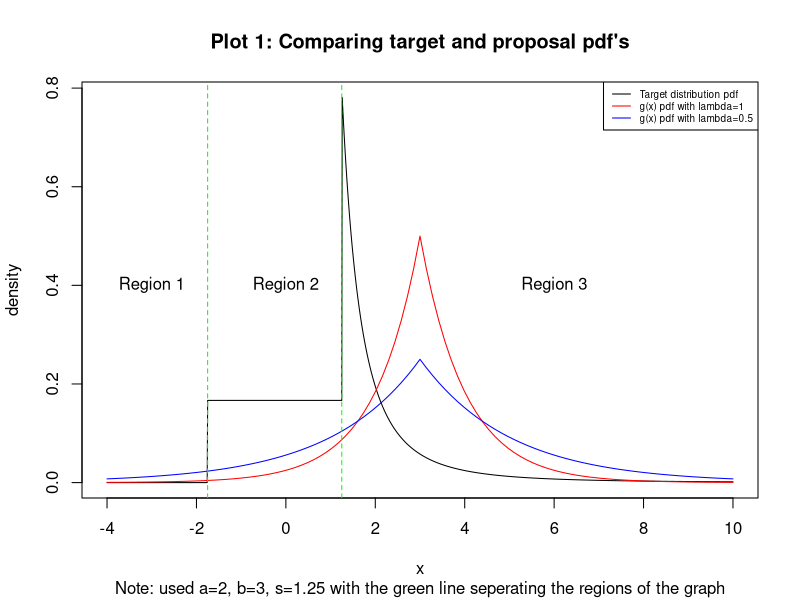
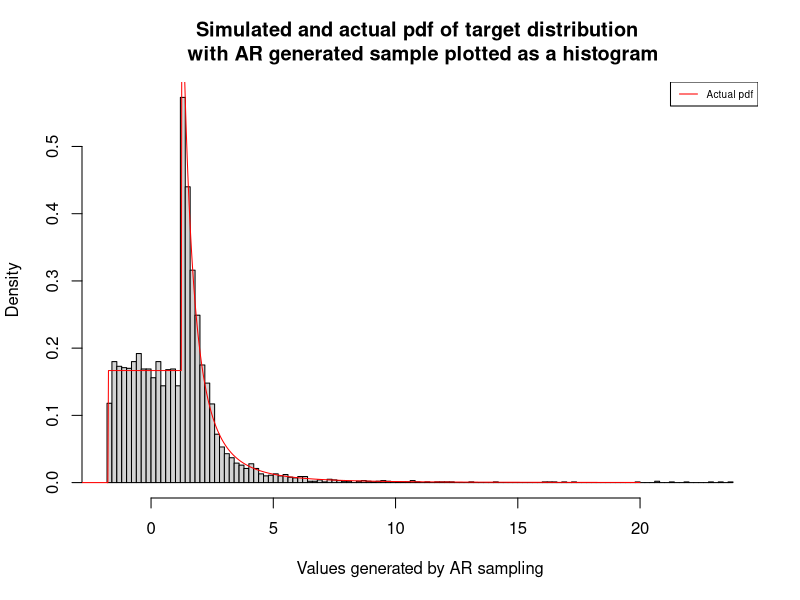

Recreate these plots in R, in order.
## ---- chunk 1
#Setting up environment
setwd("~/Desktop/Statistical Computing/CW/SC-CW2")
## ---- chunk 2
#a
#Creating plots to help explain

gx.1 <- function(x){
  gx <- 0.5*exp(-abs(x-3))
  return(gx)
}

gx.2 <- function(x){
  gx <- 0.25*exp(-0.5*abs(x-3))
  return(gx)
}

target.dist<- function(x){
  pi <-NULL
  for (i in 1:length(x)){
  if (x[i]>1.25){
    pi[i] <- (2*1.25^(2))/(2*x[i]^(3))
  } else if (x[i] >= -1.75){
    pi[i] <- 1/6
  }else{
    pi[i] <- 0
  }
  }
  return(pi)
}

x<- seq(from=-4, to=10, by=0.01)

plot(x=x,y=target.dist(x),
     type="l",
     ylab = "density",
     main="Plot 1: Comparing target and proposal pdf's",
     sub="Note: used a=2, b=3, s=1.25 with the green line seperating the regions of the graph")
curve(gx.1(x),add=T,col="red")
curve(gx.2(x),add=T,col="blue")
abline(v=-1.75,lty=2,col="green")
abline(v=1.25,lty=2,col="green")
text(x=-3,y=0.4,labels="Region 1")
text(x=0,y=0.4,labels="Region 2")
text(x=6,y=0.4,labels="Region 3")
legend("topright", lty = c(1,1,1), cex = 0.6, col = c("black","red","blue"),
legend = c("Target distribution pdf","g(x) pdf with lambda=1","g(x) pdf with lambda=0.5"))
## ---- chunk 3
#c
q1.ar <- function(n,a,b,s,lambda,M){
  
    X <- NULL
    for (i in 1:n){
      repeat{
        #Drawing x from the proposal distibution 
        u <- runif(1)
        if (u<0.5){
          x <- b+log(2*u)/lambda
        }else {
          x <- b-log(2-2*u)/lambda
        }
        #Performing A-R sampling
        y <- runif(1)
        if (s < x){
          if(y <= (a*s^a)/(2*x^(a+1))/(M*lambda*exp(-lambda*abs(x-b))/2)){
            X[i]<-x
            break
          }
        } else if(s-b<x){
          if(y <= 1/(2*b)/(M*lambda*exp(-lambda*abs(x-b))/2)){
            X[i]<-x
            break
          }
        }
      }
    }
    return(X)
}

#d
set.seed(2022)
ar.sample <- q1.ar(5000,2,3,1.25,0.5,M=3.2*exp(0.875))
#Creating function to create actual pdf of target distribution
target.dist <- function(x,a,b,s){
  n<-length(x)
  y<-rep(0,n)
  for (i in 1:n){
  
  if (x[i]<s-b){
    y[i] <- 0
  }else if (x[i]>s){
    y[i] <- (a*s^a)/(2*x[i]^(a+1))
  } else {
    y[i] <- 1/(2*b)
  }
  }
  return(y)
}
## ---- chunk 4
#Creating curve of target distribution
hist(ar.sample,nclass=100,prob = T,
     xlab = "Values generated by AR sampling",
     main = "Simulated and actual pdf of target distribution \n with AR generated sample plotted as a histogram");
curve(target.dist(x,2,3,1.25),from=-4,to=20,n=1000,add=T, lwd= 1, lty= 1,col="red");
legend("topright", lty = c(1), cex = 0.6, col = c("red"),
legend = c("Actual pdf"))
## ---- chunk 5
#e
#Using the plain Monte Carlo estimator of I (I_{n})

#Function to calculate the kth root of kth moment using plain Monte Carlo estimator
k.root.k.moment <- function(sample,n,k){
  output <- (1/n*sum(sample^k))^(1/k)
  return(output)
}
  
#k=2
round(k.root.k.moment(ar.sample,5000,2),3)
#2nd root of 2nd moment is 2.204 (3 d.p.)

#k=3
round(k.root.k.moment(ar.sample,5000,3),3)
#3rd root of 3rd moment is 3.350 (3 d.p.)
